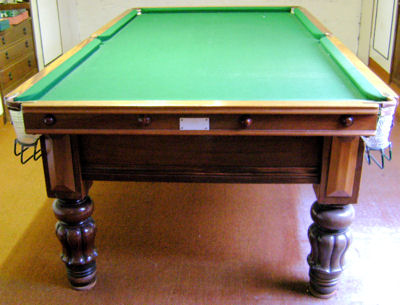
#> input picture empty-table.jpg, 400 x 305 px
$ jupyter execute --allow-errors Background_Detection_with_Gaussians.ipynb   (shell and % lines are left out)
#> lines starting #> are read from the running program, lines starting #| are printed output that depends on the picture; after the words box and inside, x2 and y2 are one past the last pixel; in counts of white or black regions, pixels touching at a corner belong together; long printed decimals are rounded
[cell 1]
# style the notebook
from IPython.core.display import HTML
import urllib.request
#> (the rest of this cell did not finish here and is left out)

# Background Detection with Gaussians

First, an important disclaimer - this is not a good algorithm for this problem. I use it merely to indroduce the idea of using probabilities in image detection. The algorithm will trivially fail, which I will demonstrate at the end. but, once you understand the concepts they can be applied in more sophisticated algorithms. There's a lot of material to understand for a modern algorithm. If you don't have a thorough grasp of the material you'd still probably understand the explanation, but be unable to understand the limitations or apply it to your own problem.

We will try to identify pool (billiard) balls on a table by learning what the background looks like. The background is the table felt, normally green. This is our first simplification - that the background is green and somewhat uniform.

First, let's pull in and display an image using Pillow. I do not aim to teach Pillow here; a great (and official) guide is here: http://pillow.readthedocs.org/guides.html. I will only use a few features, and you should be able to understand everything I do just by inspecting the code.

[cell 2]
from PIL import Image
from __future__ import print_function
import numpy as np
import matplotlib.pyplot as plt
import matplotlib
matplotlib.rcParams['figure.figsize'] = 8, 8

[cell 3]
table = Image.open('empty-table.jpg')
#> table is the input picture: PIL image 400x305 RGB; mean R, G, B 130.1, 127, 99.3
table

There is too much in that image to process easily. Since this is a toy example, I've just cut a close up out of that image, and we will use that to learn the background.

[cell 4]
closeup = Image.open('empty-closeup.png')
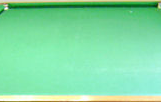
#> input picture empty-closeup.png, 161 x 102 px
#> closeup is the input picture: PIL image 161x102 RGB; mean R, G, B 130.5, 220.8, 164.1
closeup

My hypothesis is simple. I can represent the background (the table felt) as a Gaussian of the pixel colors of this image. I can then use this Gaussian on other images of tables with balls on them. Pixels that are 'far' from this learned Gaussians are balls (or sticks, or people), those that are close are the felt. In this way I can easily extract the balls from the image.

Difficulties should already suggest themselves. Can we detect green balls? What if the table felt is blue, or dimly lit? What if the image is overexposed, making the felt near white? What if there is a strong light to the side, causing the balls to cast shadows? But let's ignore them, and just learn how to perform this task.

Here we inspect the attributes of the image:

[cell 5]
print(closeup.format, closeup.size, closeup.mode)
#| PNG (161, 102) RGB

It is possible to compute the Gaussian of an RGB value in a couple of ways. We can treat the (R, G, B) tuple as a 24 bit value, or we could independently compute the

[cell 6]
hsv = closeup.convert('HSV')
#> hsv: PIL image 161x102 HSV; mean H, S, V 97.5, 114.5, 221.9
hue, sat, value = hsv.split()
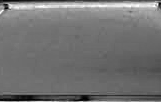
#> sat: PIL image 161x102 L; min 1, max 255, mean 114.5
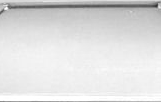
#> value: PIL image 161x102 L; min 50, max 255, mean 221.9
hue

[cell 7]
sat

[cell 8]
value

[cell 9]
hue = np.array(hue).flatten()
#> hue = 16422 values, max 246 at index 649, min 0 at index 15864, mean 97.52
hue[0]
#> Out = 40

[cell 10]
mean = np.mean(hue)
#> mean = 97.52
std = np.std(hue)
#> std = 19.53
print(mean, std)
#| 97.524 19.533

[cell 11]
table1 = Image.open('table1.jpg')
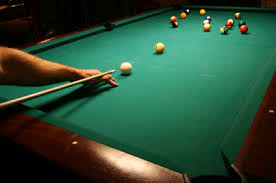
#> input picture table1.jpg, 276 x 183 px
#> table1 is the input picture: PIL image 276x183 RGB; mean R, G, B 44.1, 78.7, 56.7
table1

[cell 12]
hsv = table1.convert('HSV')
#> hsv: PIL image 276x183 HSV; mean H, S, V 74.9, 179.6, 87.2
hue, sat, value = hsv.split()
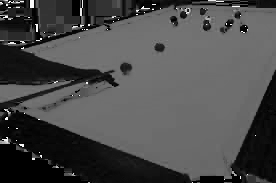
#> hue: PIL image 276x183 L; min 0, max 254, mean 74.9
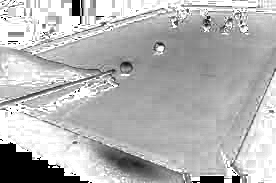
#> sat: PIL image 276x183 L; min 0, max 255, mean 179.6
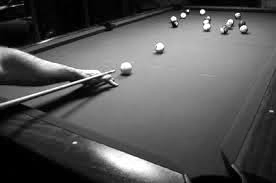
#> value: PIL image 276x183 L; min 0, max 255, mean 87.2
hue

[cell 13]
import matplotlib.cm as cm
diff = abs(hue - mean)
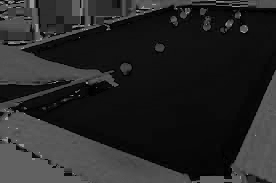
#> diff: shape (183, 276) float64; min 0.476, max 156.5, mean 39.3
match = diff>1.4*std
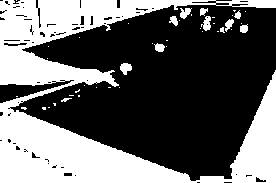
#> match: shape (183, 276) bool; 39.7% white; 44 white regions (32 under 20 px), largest, box (x1, y1, x2, y2) and area: (0, 0, 276, 183) 19315, (120, 63, 132, 75) 99, (201, 16, 211, 31) 93


plt.imshow(abs(hue - mean), cmap=cm.Greys_r)
#> (this line was passed over: IPython is not available in this run)
plt.show()
plt.imshow(match, cmap=cm.Greys_r);
#> (this line was passed over: IPython is not available in this run)

[cell 14]
def extract_background(image, mean, std, window):
#> called with mean = 97.52, std = 19.53, window = 1.4
    hsv = image.convert('HSV')
    hue, sat, value = hsv.split()
    diff = abs(hue - mean)
    match = diff > window * std
    plt.imshow(match, cmap=cm.Greys_r)
#> (this line was passed over: IPython is not available in this run)
    plt.show()


extract_background(Image.open('table1.jpg'), mean, std, 1.4)
extract_background(Image.open('table1.jpg'), mean, std, 3)
#> in extract_background (call 2), `match = diff > window * std`: match: shape (183, 276) bool; 33.4% white; 27 white regions (16 under 20 px), largest, box (x1, y1, x2, y2) and area: (0, 0, 276, 183) 16353, (120, 63, 131, 72) 60, (180, 8, 190, 18) 59
extract_background(Image.open('table1.jpg'), mean, std, .5)
#> call 3 of extract_background, with mean = 97.52, std = 19.53, window = 0.5
#> in extract_background (call 3), `match = diff > window * std`:
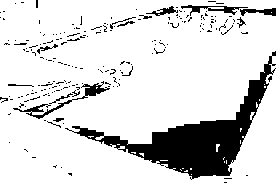
#> match: shape (183, 276) bool; 84.5% white; 198 black regions (182 under 20 px), largest, box (x1, y1, x2, y2) and area: (65, 51, 276, 180) 5806, (13, 81, 110, 119) 455, (181, 5, 248, 16) 240
